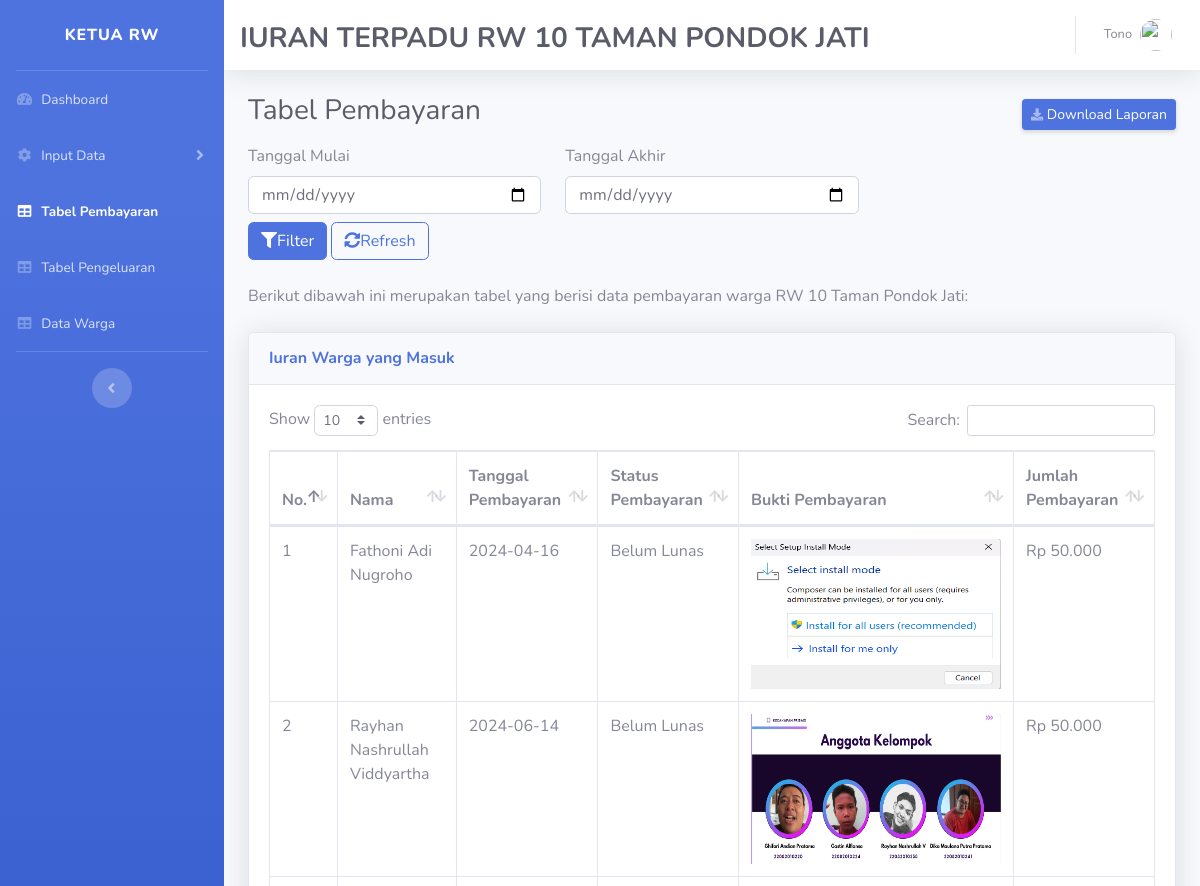
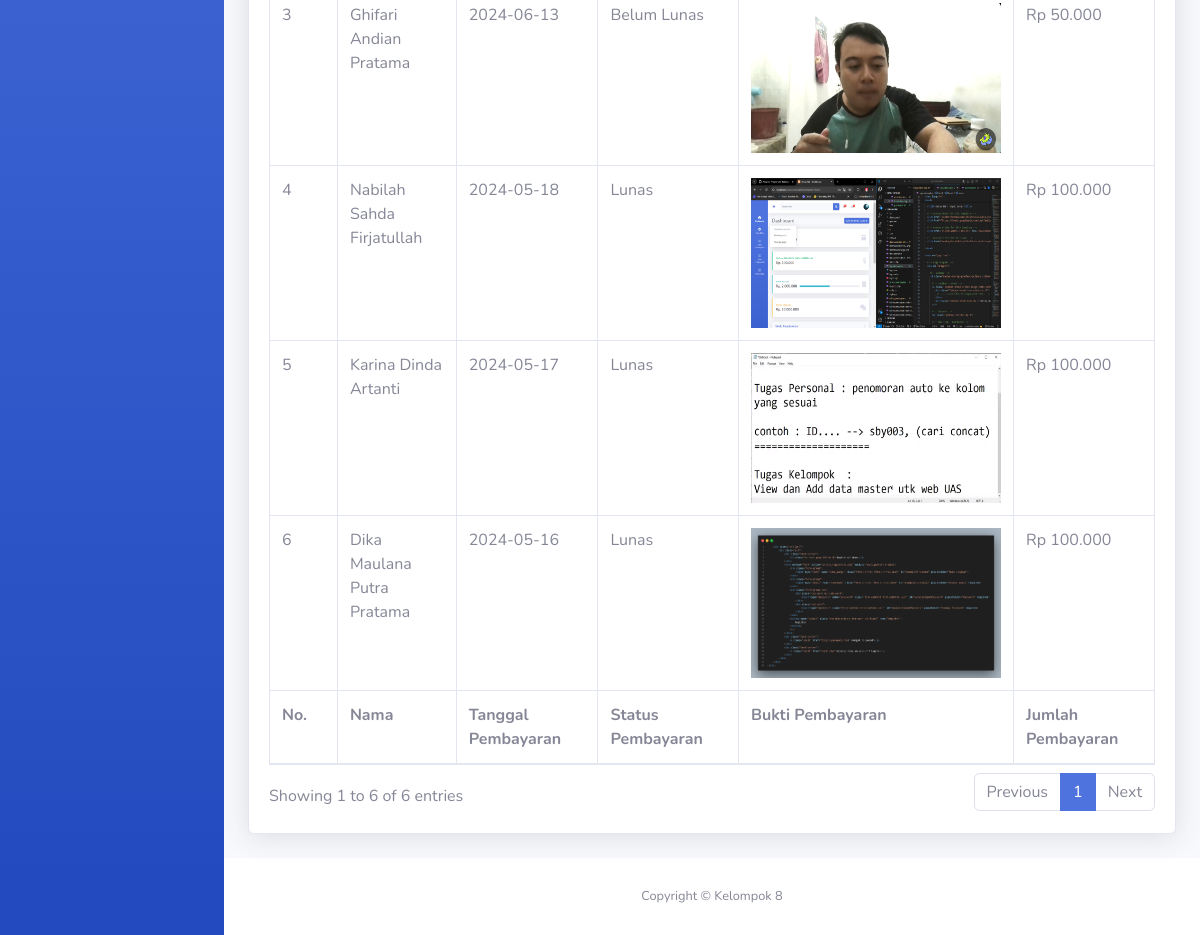
/tablespembayaranadmin1.php, run on the app's committed database (2 pictures, top to bottom).
### tables this page shows
CREATE TABLE `tb_pembayaran` (
  `id_warga` int(11) NOT NULL,
  `nama_warga` varchar(50) NOT NULL,
  `tanggal_pembayaran` date NOT NULL DEFAULT current_timestamp(),
  `status_pembayaran` text NOT NULL,
  `bukti_pembayaran` varchar(255) NOT NULL,
  `jumlah_pembayaran` varchar(11) NOT NULL
);

### tablespembayaranadmin1.php (the view, shortened to what this page needs)
<?php
    include_once ("database.php");
    $query = "SELECT * FROM tb_pembayaran";
    $query .= " ORDER BY id_warga DESC";
    $hasil = mysqli_query($db, $query);
?>
<!DOCTYPE html>
<html lang="en">
<head>
  <link href="vendor/fontawesome-free/css/all.min.css" rel="stylesheet" type="text/css">
  <link href="css/sb-admin-2.min.css" rel="stylesheet">
  <link href="vendor/datatables/dataTables.bootstrap4.min.css" rel="stylesheet">
</head>
<body id="page-top">
  <div id="wrapper">
    <ul class="navbar-nav bg-gradient-primary sidebar sidebar-dark accordion" id="accordionSidebar">
      <a class="sidebar-brand d-flex align-items-center justify-content-center" href="index.html">
        <div class="sidebar-brand-text mx-3">Ketua RW <sup></sup></div>
      </a>
      <hr class="sidebar-divider my-0">
      <li class="nav-item">
        <a class="nav-link" href="dashboardadmin1.php">
          <i class="fas fa-fw fa-tachometer-alt"></i>
          <span>Dashboard</span></a>
      </li>
      <li class="nav-item">
        <a class="nav-link collapsed" href="inputdata.php" data-toggle="collapse" data-target="#collapseTwo" aria-expanded="true" aria-controls="collapseTwo">
          <i class="fas fa-fw fa-cog"></i>
          <span>Input Data</span>
        </a>
      </li>
      <li class="nav-item active">
        <a class="nav-link" href="tablespembayaranadmin1.php">
          <i class="fas fa-fw fa-table"></i>
          <span>Tabel Pembayaran</span></a>
      </li>
      <li class="nav-item">
        <a class="nav-link" href="tablespengeluaranadmin1.php">
          <i class="fas fa-fw fa-table"></i>
          <span>Tabel Pengeluaran</span></a>
      </li>
       <li class="nav-item">
        <a class="nav-link" href="datawargaadmin1.php">
          <i class="fas fa-fw fa-table"></i>
          <span>Data Warga</span></a>
      </li>
      <hr class="sidebar-divider d-none d-md-block">
      <div class="text-center d-none d-md-inline">
        <button class="rounded-circle border-0" id="sidebarToggle"></button>
      </div>
    </ul>
    <div id="content-wrapper" class="d-flex flex-column">
      <div id="content">
        <nav class="navbar navbar-expand navbar-light bg-white topbar mb-4 static-top shadow">
          <div class="container mt-3">
          <span class="h3 font-weight-bold text-uppercase text-dark">Iuran Terpadu RW 10 Taman Pondok Jati</span>
          </div>
          <ul class="navbar-nav ml-auto">
            <li class="nav-item dropdown no-arrow">
              <a class="nav-link dropdown-toggle" href="#" id="userDropdown" role="button" data-toggle="dropdown" aria-haspopup="true" aria-expanded="false">
                <span class="mr-2 d-none d-lg-inline text-gray-600 small">Tono</span>
                <img class="img-profile rounded-circle" src="https://source.unsplash.com/QAB-WJcbgJk/60x60">
              </a>
            </li>
          </ul>
        </nav>
        <div class="container-fluid">
        <div class="d-flex justify-content-between align-items-center mb-2">
            <h1 class="h3 text-gray-800">Tabel Pembayaran</h1>
            <button id="download-pdf" class="d-none d-sm-inline-block btn btn-sm btn-primary shadow-sm">
                <i class="fas fa-download fa-sm text-white-50"></i> Download Laporan
            </button>
        </div>
        <form method="POST" action="">
            <div class="row mb-4">
                <div class="col-md-4">
                    <label for="start_date" class="form-label">Tanggal Mulai</label>
                    <input type="date" class="form-control" id="start_date" name="start_date" value="<?= isset($_POST['start_date']) ? $_POST['start_date'] : '' ?>">
                </div>
                <div class="col-md-4">
                    <label for="end_date" class="form-label">Tanggal Akhir</label>
                    <input type="date" class="form-control" id="end_date" name="end_date" value="<?= isset($_POST['end_date']) ? $_POST['end_date'] : '' ?>">
                </div>
                <div class="col-md-6 d-flex align-items-end">
                  <div class="mt-2">
                    <button type="submit" class="btn btn-primary me-2"><i class="fas fa-filter me-1"></i>Filter</button>
                    <button type="submit" name="refresh" value="Refresh" class="btn btn-outline-primary" id="refreshButton"><i class="fas fa-sync-alt me-1"></i>Refresh</button>
                  </div>
                </div>
            </div>
        </form>
        <p class="mb-4">Berikut dibawah ini merupakan tabel yang berisi data pembayaran warga RW 10 Taman Pondok Jati:</p>
        <div class="card shadow mb-4">
            <div class="card-header py-3">
                <h6 class="m-0 font-weight-bold text-primary">Iuran Warga yang Masuk</h6>
            </div>
            <div class="card-body">
                <div class="table-responsive">
                    <table class="table table-bordered" id="dataTable" width="100%" cellspacing="0">
                        <thead>
                            <tr>
                                <th>No.</th>
                                <th>Nama</th>
                                <th>Tanggal Pembayaran</th>
                                <th>Status Pembayaran</th>
                                <th>Bukti Pembayaran</th>
                                <th>Jumlah Pembayaran</th>
                            </tr>
                        </thead>
                        <tfoot>
                            <tr>
                                <th>No.</th>
                                <th>Nama</th>
                                <th>Tanggal Pembayaran</th>
                                <th>Status Pembayaran</th>
                                <th>Bukti Pembayaran</th>
                                <th>Jumlah Pembayaran</th>
                            </tr>
                        </tfoot>
                        <tbody>
                <?php
                $no = 1;
                while ($data = mysqli_fetch_array($hasil)) :
                ?>
                    <tr>
                        <td><?= $no++ ?></td>
                        <td><?= $data['nama_warga'] ?></td>
                        <td><?= $data['tanggal_pembayaran'] ?></td>
                        <td><?= $data['status_pembayaran'] ?></td>
                        <td style="text-align: center;">
                            <img src="<?= $data['bukti_pembayaran'] ?>" width="250" height="150" style="display: block; margin: 0 auto;">
                        </td>
                        <td><?= 'Rp ' . number_format($data['jumlah_pembayaran'], 0, ',', '.') ?></td>
                    </tr>
                <?php endwhile; ?>
            </tbody>
              </table>
                </div>
            </div>
        </div>
        </div>
      </div>
      <footer class="sticky-footer bg-white">
        <div class="container my-auto">
          <div class="copyright text-center my-auto">
            <span>Copyright &copy; Kelompok 8 </span>
          </div>
        </div>
      </footer>
    </div>
  </div>
</body>
</html>

### data on the page
tb_pembayaran: nama_warga "Fathoni Adi Nugroho", tanggal_pembayaran "2024-04-16", status_pembayaran "Belum Lunas", bukti_pembayaran (picture), jumlah_pembayaran "50.000"
tb_pembayaran: nama_warga "Rayhan Nashrullah Viddyartha", tanggal_pembayaran "2024-06-14", status_pembayaran "Belum Lunas", bukti_pembayaran (picture), jumlah_pembayaran "50.000"
tb_pembayaran: nama_warga "Ghifari Andian Pratama", tanggal_pembayaran "2024-06-13", status_pembayaran "Belum Lunas", bukti_pembayaran (picture), jumlah_pembayaran "50.000"
tb_pembayaran: nama_warga "Nabilah Sahda Firjatullah", tanggal_pembayaran "2024-05-18", status_pembayaran "Lunas", bukti_pembayaran (picture), jumlah_pembayaran "100.000"
tb_pembayaran: nama_warga "Karina Dinda Artanti", tanggal_pembayaran "2024-05-17", status_pembayaran "Lunas", bukti_pembayaran (picture), jumlah_pembayaran "100.000"
tb_pembayaran: nama_warga "Dika Maulana Putra Pratama", tanggal_pembayaran "2024-05-16", status_pembayaran "Lunas", bukti_pembayaran (picture), jumlah_pembayaran "100.000"
